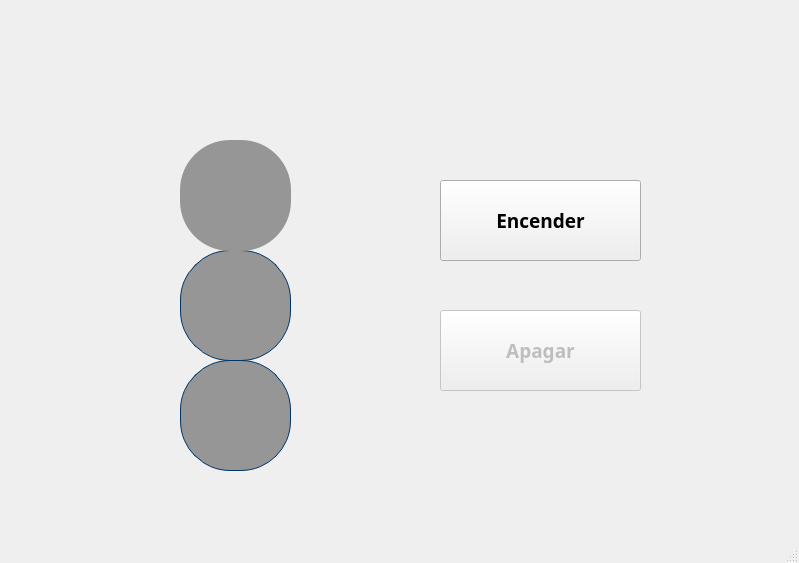
<?xml version="1.0" encoding="UTF-8"?>
<ui version="4.0">
 <class>MainWindow</class>
 <widget class="QMainWindow" name="MainWindow">
  <property name="geometry">
   <rect>
    <x>0</x>
    <y>0</y>
    <width>799</width>
    <height>563</height>
   </rect>
  </property>
  <property name="windowTitle">
   <string>MainWindow</string>
  </property>
  <widget class="QWidget" name="centralwidget">
   <widget class="QLabel" name="label_3">
    <property name="geometry">
     <rect>
      <x>810</x>
      <y>590</y>
      <width>181</width>
      <height>141</height>
     </rect>
    </property>
    <property name="text">
     <string/>
    </property>
    <property name="pixmap">
     <pixmap>:/Icono/Imagenes/MicrosoftTeams-image.png</pixmap>
    </property>
    <property name="scaledContents">
     <bool>true</bool>
    </property>
   </widget>
   <widget class="QLabel" name="label_4">
    <property name="geometry">
     <rect>
      <x>810</x>
      <y>10</y>
      <width>181</width>
      <height>141</height>
     </rect>
    </property>
    <property name="text">
     <string/>
    </property>
    <property name="pixmap">
     <pixmap>:/diaz/Imagenes/juan diaz.jpg</pixmap>
    </property>
    <property name="scaledContents">
     <bool>true</bool>
    </property>
   </widget>
   <widget class="QPushButton" name="color_amarillo">
    <property name="enabled">
     <bool>false</bool>
    </property>
    <property name="geometry">
     <rect>
      <x>180</x>
      <y>250</y>
      <width>111</width>
      <height>111</height>
     </rect>
    </property>
    <property name="baseSize">
     <size>
      <width>40</width>
      <height>0</height>
     </size>
    </property>
    <property name="contextMenuPolicy">
     <enum>Qt::DefaultContextMenu</enum>
    </property>
    <property name="styleSheet">
     <string notr="true">border-style: solid;
border-width: 1px;
border-color: rgb(0, 51, 102);
background-color: rgb(150, 150, 150);
border-radius: 50;</string>
    </property>
    <property name="text">
     <string/>
    </property>
   </widget>
   <widget class="QPushButton" name="color_rojo">
    <property name="enabled">
     <bool>false</bool>
    </property>
    <property name="geometry">
     <rect>
      <x>180</x>
      <y>140</y>
      <width>111</width>
      <height>111</height>
     </rect>
    </property>
    <property name="minimumSize">
     <size>
      <width>111</width>
      <height>111</height>
     </size>
    </property>
    <property name="maximumSize">
     <size>
      <width>111</width>
      <height>16777215</height>
     </size>
    </property>
    <property name="baseSize">
     <size>
      <width>40</width>
      <height>0</height>
     </size>
    </property>
    <property name="contextMenuPolicy">
     <enum>Qt::DefaultContextMenu</enum>
    </property>
    <property name="styleSheet">
     <string notr="true">
background-color: rgb(150, 150, 150);
border-radius: 50;
</string>
    </property>
    <property name="text">
     <string/>
    </property>
   </widget>
   <widget class="QPushButton" name="color_verde">
    <property name="enabled">
     <bool>false</bool>
    </property>
    <property name="geometry">
     <rect>
      <x>180</x>
      <y>360</y>
      <width>111</width>
      <height>111</height>
     </rect>
    </property>
    <property name="baseSize">
     <size>
      <width>40</width>
      <height>0</height>
     </size>
    </property>
    <property name="contextMenuPolicy">
     <enum>Qt::DefaultContextMenu</enum>
    </property>
    <property name="styleSheet">
     <string notr="true">border-style: solid;
border-width: 1px;
border-color: rgb(0, 51, 102);
background-color: rgb(150, 150, 150);
border-radius: 50;
</string>
    </property>
    <property name="text">
     <string/>
    </property>
   </widget>
   <widget class="QPushButton" name="encender">
    <property name="geometry">
     <rect>
      <x>440</x>
      <y>180</y>
      <width>201</width>
      <height>81</height>
     </rect>
    </property>
    <property name="font">
     <font>
      <family>Yu Gothic UI Semibold</family>
      <pointsize>14</pointsize>
      <weight>75</weight>
      <bold>true</bold>
     </font>
    </property>
    <property name="text">
     <string>Encender</string>
    </property>
   </widget>
   <widget class="QPushButton" name="apagar">
    <property name="enabled">
     <bool>false</bool>
    </property>
    <property name="geometry">
     <rect>
      <x>440</x>
      <y>310</y>
      <width>201</width>
      <height>81</height>
     </rect>
    </property>
    <property name="font">
     <font>
      <family>Yu Gothic UI Semibold</family>
      <pointsize>14</pointsize>
      <weight>75</weight>
      <bold>true</bold>
     </font>
    </property>
    <property name="text">
     <string>Apagar</string>
    </property>
   </widget>
   <widget class="QLabel" name="label">
    <property name="geometry">
     <rect>
      <x>50</x>
      <y>120</y>
      <width>361</width>
      <height>381</height>
     </rect>
    </property>
    <property name="text">
     <string/>
    </property>
    <property name="pixmap">
     <pixmap>Imagenes/semaforo.png</pixmap>
    </property>
    <property name="scaledContents">
     <bool>true</bool>
    </property>
   </widget>
   <widget class="QLabel" name="label_2">
    <property name="geometry">
     <rect>
      <x>140</x>
      <y>10</y>
      <width>511</width>
      <height>81</height>
     </rect>
    </property>
    <property name="text">
     <string/>
    </property>
    <property name="pixmap">
     <pixmap>Imagenes/uat.png</pixmap>
    </property>
    <property name="scaledContents">
     <bool>true</bool>
    </property>
   </widget>
   <widget class="QLabel" name="label_5">
    <property name="geometry">
     <rect>
      <x>570</x>
      <y>430</y>
      <width>111</width>
      <height>61</height>
     </rect>
    </property>
    <property name="text">
     <string/>
    </property>
    <property name="pixmap">
     <pixmap>Imagenes/MicrosoftTeams-image.png</pixmap>
    </property>
    <property name="scaledContents">
     <bool>true</bool>
    </property>
   </widget>
  </widget>
  <widget class="QMenuBar" name="menubar">
   <property name="geometry">
    <rect>
     <x>0</x>
     <y>0</y>
     <width>799</width>
     <height>22</height>
    </rect>
   </property>
  </widget>
  <widget class="QStatusBar" name="statusbar"/>
 </widget>
 <resources>
  <include location="recursos_proyecto.qrc"/>
 </resources>
 <connections/>
</ui>
